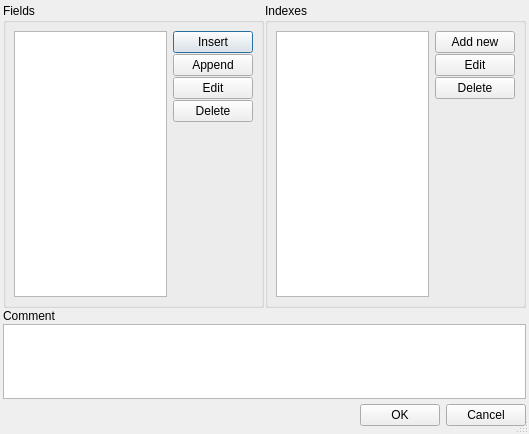
<ui version="4.0" >
 <class>DlgAlterTable</class>
 <widget class="QDialog" name="DlgAlterTable" >
  <property name="geometry" >
   <rect>
    <x>0</x>
    <y>0</y>
    <width>529</width>
    <height>434</height>
   </rect>
  </property>
  <property name="windowTitle" >
   <string>Alter table</string>
  </property>
  <property name="sizeGripEnabled" >
   <bool>true</bool>
  </property>
  <property name="modal" >
   <bool>true</bool>
  </property>
  <layout class="QVBoxLayout" >
   <item>
    <layout class="QHBoxLayout" >
     <item>
      <widget class="QGroupBox" name="groupBox" >
       <property name="title" >
        <string>Fields</string>
       </property>
       <layout class="QHBoxLayout" >
        <property name="spacing" >
         <number>6</number>
        </property>
        <property name="leftMargin" >
         <number>8</number>
        </property>
        <property name="topMargin" >
         <number>8</number>
        </property>
        <property name="rightMargin" >
         <number>8</number>
        </property>
        <property name="bottomMargin" >
         <number>8</number>
        </property>
        <item>
         <widget class="QListWidget" name="lstFields" >
          <property name="sizePolicy" >
           <sizepolicy vsizetype="Expanding" hsizetype="Expanding" >
            <horstretch>0</horstretch>
            <verstretch>0</verstretch>
           </sizepolicy>
          </property>
         </widget>
        </item>
        <item>
         <layout class="QVBoxLayout" >
          <property name="spacing" >
           <number>1</number>
          </property>
          <property name="leftMargin" >
           <number>0</number>
          </property>
          <property name="topMargin" >
           <number>0</number>
          </property>
          <property name="rightMargin" >
           <number>0</number>
          </property>
          <property name="bottomMargin" >
           <number>0</number>
          </property>
          <item>
           <widget class="QPushButton" name="btFieldInsert" >
            <property name="text" >
             <string>Insert</string>
            </property>
           </widget>
          </item>
          <item>
           <widget class="QPushButton" name="btFieldAppend" >
            <property name="text" >
             <string>Append</string>
            </property>
           </widget>
          </item>
          <item>
           <widget class="QPushButton" name="btFieldEdit" >
            <property name="text" >
             <string>Edit</string>
            </property>
           </widget>
          </item>
          <item>
           <widget class="QPushButton" name="btFieldDelete" >
            <property name="text" >
             <string>Delete</string>
            </property>
           </widget>
          </item>
          <item>
           <spacer>
            <property name="orientation" >
             <enum>Qt::Vertical</enum>
            </property>
            <property name="sizeHint" >
             <size>
              <width>20</width>
              <height>40</height>
             </size>
            </property>
           </spacer>
          </item>
         </layout>
        </item>
       </layout>
      </widget>
     </item>
     <item>
      <widget class="QGroupBox" name="groupBox_2" >
       <property name="title" >
        <string>Indexes</string>
       </property>
       <layout class="QHBoxLayout" >
        <property name="spacing" >
         <number>6</number>
        </property>
        <property name="leftMargin" >
         <number>8</number>
        </property>
        <property name="topMargin" >
         <number>8</number>
        </property>
        <property name="rightMargin" >
         <number>8</number>
        </property>
        <property name="bottomMargin" >
         <number>8</number>
        </property>
        <item>
         <widget class="QListWidget" name="lstIndexes" />
        </item>
        <item>
         <layout class="QVBoxLayout" >
          <property name="spacing" >
           <number>1</number>
          </property>
          <property name="leftMargin" >
           <number>0</number>
          </property>
          <property name="topMargin" >
           <number>0</number>
          </property>
          <property name="rightMargin" >
           <number>0</number>
          </property>
          <property name="bottomMargin" >
           <number>0</number>
          </property>
          <item>
           <widget class="QPushButton" name="btIndexAdd" >
            <property name="text" >
             <string>Add new</string>
            </property>
           </widget>
          </item>
          <item>
           <widget class="QPushButton" name="btIndexEdit" >
            <property name="enabled" >
             <bool>true</bool>
            </property>
            <property name="text" >
             <string>Edit</string>
            </property>
           </widget>
          </item>
          <item>
           <widget class="QPushButton" name="btIndexDelete" >
            <property name="text" >
             <string>Delete</string>
            </property>
           </widget>
          </item>
          <item>
           <spacer>
            <property name="orientation" >
             <enum>Qt::Vertical</enum>
            </property>
            <property name="sizeHint" >
             <size>
              <width>20</width>
              <height>40</height>
             </size>
            </property>
           </spacer>
          </item>
         </layout>
        </item>
       </layout>
      </widget>
     </item>
    </layout>
   </item>
   <item>
    <widget class="QLabel" name="label" >
     <property name="text" >
      <string>Comment</string>
     </property>
    </widget>
   </item>
   <item>
    <widget class="QTextEdit" name="txtComment" >
     <property name="sizePolicy" >
      <sizepolicy vsizetype="Maximum" hsizetype="Expanding" >
       <horstretch>0</horstretch>
       <verstretch>0</verstretch>
      </sizepolicy>
     </property>
     <property name="maximumSize" >
      <size>
       <width>16777215</width>
       <height>75</height>
      </size>
     </property>
    </widget>
   </item>
   <item>
    <layout class="QHBoxLayout" >
     <property name="spacing" >
      <number>6</number>
     </property>
     <property name="leftMargin" >
      <number>0</number>
     </property>
     <property name="topMargin" >
      <number>0</number>
     </property>
     <property name="rightMargin" >
      <number>0</number>
     </property>
     <property name="bottomMargin" >
      <number>0</number>
     </property>
     <item>
      <spacer>
       <property name="orientation" >
        <enum>Qt::Horizontal</enum>
       </property>
       <property name="sizeHint" >
        <size>
         <width>131</width>
         <height>31</height>
        </size>
       </property>
      </spacer>
     </item>
     <item>
      <widget class="QPushButton" name="btOk" >
       <property name="text" >
        <string>OK</string>
       </property>
      </widget>
     </item>
     <item>
      <widget class="QPushButton" name="btCancel" >
       <property name="text" >
        <string>Cancel</string>
       </property>
      </widget>
     </item>
    </layout>
   </item>
  </layout>
 </widget>
 <layoutdefault spacing="1" margin="3" />
 <resources/>
 <connections>
  <connection>
   <sender>btCancel</sender>
   <signal>clicked()</signal>
   <receiver>DlgAlterTable</receiver>
   <slot>reject()</slot>
   <hints>
    <hint type="sourcelabel" >
     <x>519</x>
     <y>352</y>
    </hint>
    <hint type="destinationlabel" >
     <x>140</x>
     <y>335</y>
    </hint>
   </hints>
  </connection>
 </connections>
</ui>
